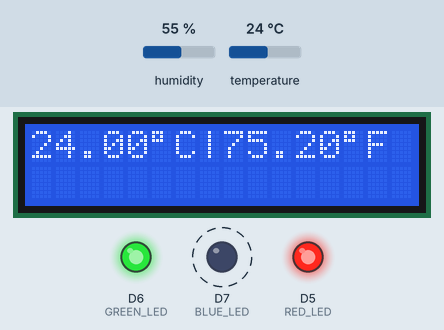
This sketch was run on a simulated ESP8266 (NodeMCU). Shown: 16×2 character LCD, output pins drawn as LEDs (lit = HIGH). Dashed ring = blinking. The test bench sets the inputs (shaded band); at power-on: temperature 24 °C, humidity 55 %. The local clock reads 2024-03-15 10:24:30 at power-on unless the sketch sets it.

Above: at 2.79 s.
2.8 s: temperature set to 11 °C
At 6.8 s:
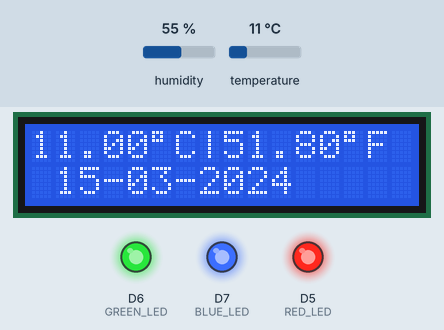
7.1 s: temperature set to 8 °C
At 9.9 s:
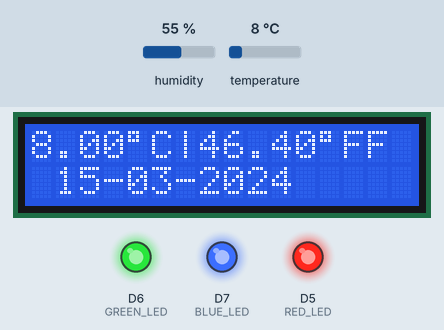
11.4 s: temperature set to 33 °C
At 15.6 s:
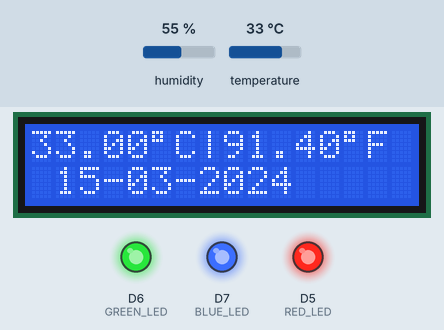
15.8 s: temperature set to 36 °C
At 18.7 s:
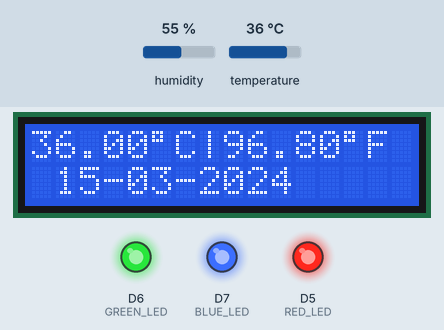
Timing chart, 0 to 22.7 s (numbered marks = the images above; inputs shaded):
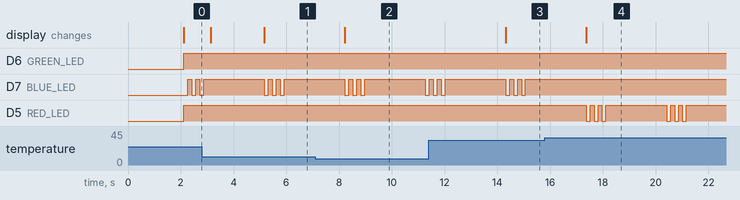

Measured:
- the behaviour switches between 10 and 9 °C on temperature (found by bisection; images 1 and 2)
- after the input at 2.8 s, the display: first differs from a run without the input after 2.4 s (image 1)
- after the input at 7.1 s, the display: changes after 1.1 s (image 2)
- after the input at 11.4 s, the display: changes after 2.9 s (image 3)
- after the input at 15.8 s, D7 (BLUE_LED): stops changing and stays HIGH; D5 (RED_LED): HIGH → LOW after 1.6 s, → HIGH 0.15 s later, → LOW 0.15 s later, → HIGH 0.15 s later, … (12 changes in this stretch); the display: changes after 1.6 s (image 4)

The sketch:

Tugas_LCD.ino
```cpp
#include <RTClib.h>

#include <Arduino.h>
#include <LiquidCrystal_I2C.h>
#include <DHT.h>
#include "RTClib.h"

#define RED_LED D5 //Led Red
#define GREEN_LED D6 //Led Red
#define BLUE_LED D7 //Led Blue
#define DHTTYPE DHT11 //DHT 11

DHT dht(D3, DHTTYPE);
LiquidCrystal_I2C lcd(0x27, 16, 2);
RTC_DS3231 rtc;

void setup() {
  lcd.init(); // LCD
  lcd.backlight();
  pinMode(RED_LED, OUTPUT); //LED
  pinMode(GREEN_LED, OUTPUT);
  pinMode(BLUE_LED, OUTPUT);
  lcd.print("Loading.....");
  lcd.home();
}

void scrollText(int row, String message, int delayTime,
int lcdColumns)
 {
   for (int i = 0; i < lcdColumns; i++)
   {
     message = " " + message;
   }
   message = message + " ";
   for (int pos = 0; pos < message.length(); pos++)
   {
     lcd.setCursor(0, row);
     lcd.print(message.substring(pos, pos + lcdColumns));
     delay(delayTime);
   }
 }

void red(){
  for (int x = 0; x < 3; x++){
    digitalWrite(RED_LED, LOW);
    digitalWrite(GREEN_LED, HIGH);
    digitalWrite(BLUE_LED, HIGH);
    delay(150);
    digitalWrite(RED_LED, HIGH);
    digitalWrite(GREEN_LED, HIGH);
    digitalWrite(BLUE_LED, HIGH);
    delay(150);
  }
}

void green(){
  for (int x = 0; x < 3; x++){
    digitalWrite(RED_LED, HIGH);
    digitalWrite(GREEN_LED, LOW);
    digitalWrite(BLUE_LED, HIGH);
    delay(150);
    digitalWrite(RED_LED, HIGH);
    digitalWrite(GREEN_LED, HIGH);
    digitalWrite(BLUE_LED, HIGH);
    delay(150);
  }
}

void blue(){
  for (int x = 0; x < 3; x++){
    digitalWrite(RED_LED, HIGH);
    digitalWrite(GREEN_LED, HIGH);
    digitalWrite(BLUE_LED, LOW);
    delay(150);
    digitalWrite(RED_LED, HIGH);
    digitalWrite(GREEN_LED, HIGH);
    digitalWrite(BLUE_LED, HIGH);
    delay(150);
  }
}

void mati(){
  digitalWrite(RED_LED, HIGH);
  digitalWrite(GREEN_LED, HIGH);
  digitalWrite(BLUE_LED, HIGH);
  delay(1000);
}

void printAngka(int digits){
   if(digits < 10){
   lcd.print('0');
   lcd.print(digits);
   }
   else lcd.print(digits);
 }

void loop() {
  // Menampilkan S
  delay(2000);
  float t = dht.readTemperature();
  float f = dht.readTemperature(true);

  if (isnan(t) | isnan(f))
  {
    scrollText(1, "DHT tidak terdeteksi.", 250, 16);
    mati();
    return;
  }

  lcd.home();
  lcd.print(t);
  lcd.print("\337C|");
  lcd.print(f);
  lcd.print("\337F");

// Menampilkan LED
  if (t >= 35)
  {
    red();
    delay(100);
  }

  else if (t <= 35)
  {
    blue();
    delay(100);
  }

  else if (t <= 25 ){
    green();
    delay(100);
  }

  else
  {
    mati();
  }

// Jam
  DateTime now = rtc.now();
  lcd.setCursor(1,1);
  printAngka(now.day());
  lcd.print("-");
  printAngka(now.month());
  lcd.print("-");
  printAngka(now.year());
}
```
